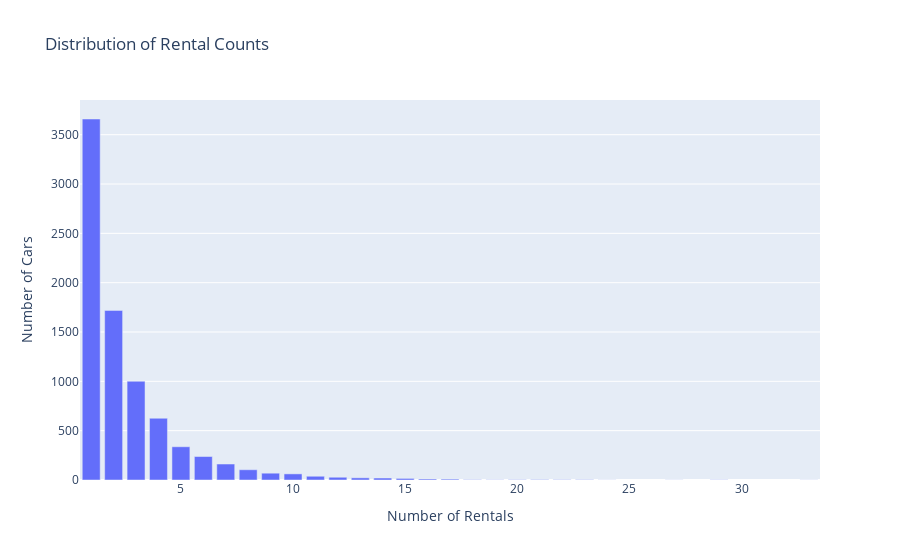

Source (notebook cell):
### Code cell
# Count rentals by car ID
rentals_by_car_id = data.groupby('car_id')['rental_id'].count().reset_index()
rentals_by_car_id.rename(columns={'rental_id': 'rental_count'}, inplace=True)

# Group by rental_count and count occurrences
rental_count_distribution = rentals_by_car_id.groupby('rental_count')['car_id'].count().reset_index()
rental_count_distribution.rename(columns={'car_id': 'number_of_cars'}, inplace=True)

fig = px.bar(
    rental_count_distribution,
    x='rental_count',
    y='number_of_cars',
    title='Distribution of Rental Counts',
    labels={'rental_count': 'Number of Rentals', 'number_of_cars': 'Number of Cars'}
)
fig.show()

### Figure 1 — Plotly figure (JSON) as saved in the notebook; plotly's stock layout.template omitted (floating-point values rounded to 4 significant figures)
{"data": [{"alignmentgroup": "True", "hovertemplate": "Number of Rentals=%{x}<br>Number of Cars=%{y}<extra></extra>", "legendgroup": "", "marker": {"color": "#636efa", "pattern": {"shape": ""}}, "name": "", "offsetgroup": "", "orientation": "v", "showlegend": false, "textposition": "auto", "type": "bar", "x": [1, 2, 3, 4, 5, 6, 7, 8, 9, 10, 11, 12, 13, 14, 15, 16, 17, 18, 19, 20, 21, 22, 23, 24, 27, 29, 33], "xaxis": "x", "y": [3659, 1719, 1001, 626, 337, 238, 162, 104, 69, 62, 38, 28, 22, 20, 16, 10, 9, 3, 2, 3, 4, 3, 3, 1, 1, 2, 1], "yaxis": "y"}], "layout": {"barmode": "relative", "legend": {"tracegroupgap": 0}, "title": {"text": "Distribution of Rental Counts"}, "xaxis": {"anchor": "y", "domain": [0, 1], "title": {"text": "Number of Rentals"}}, "yaxis": {"anchor": "x", "domain": [0, 1], "title": {"text": "Number of Cars"}}}}
